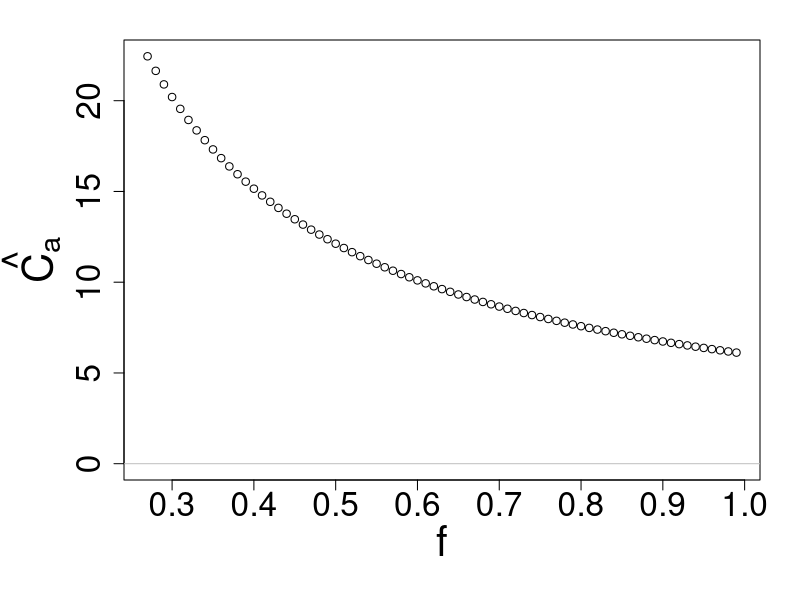
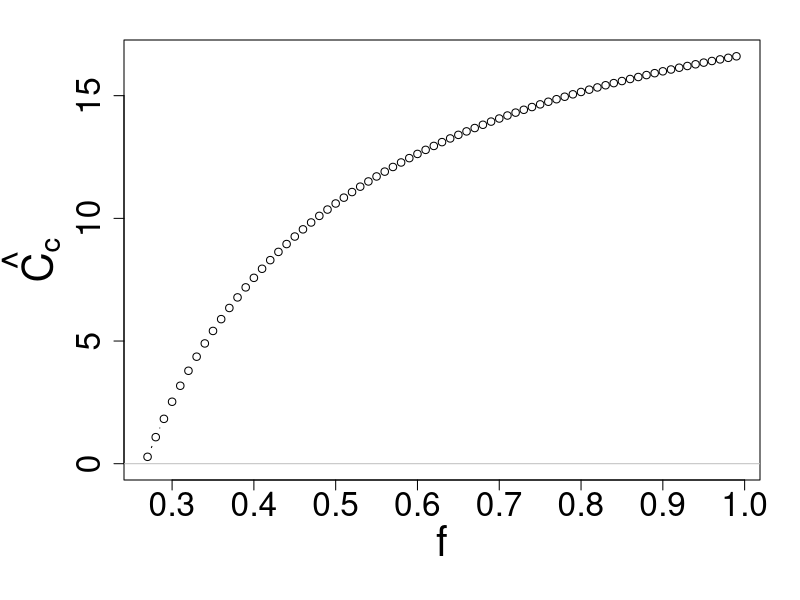
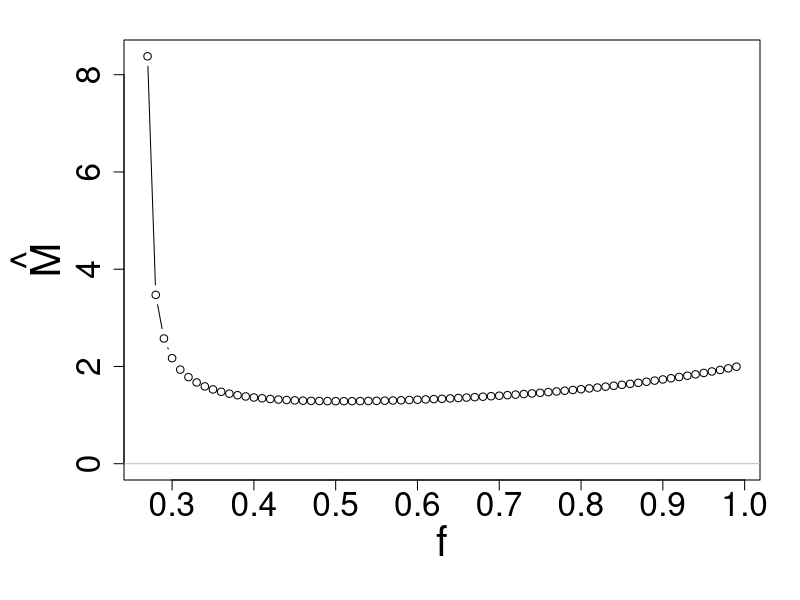
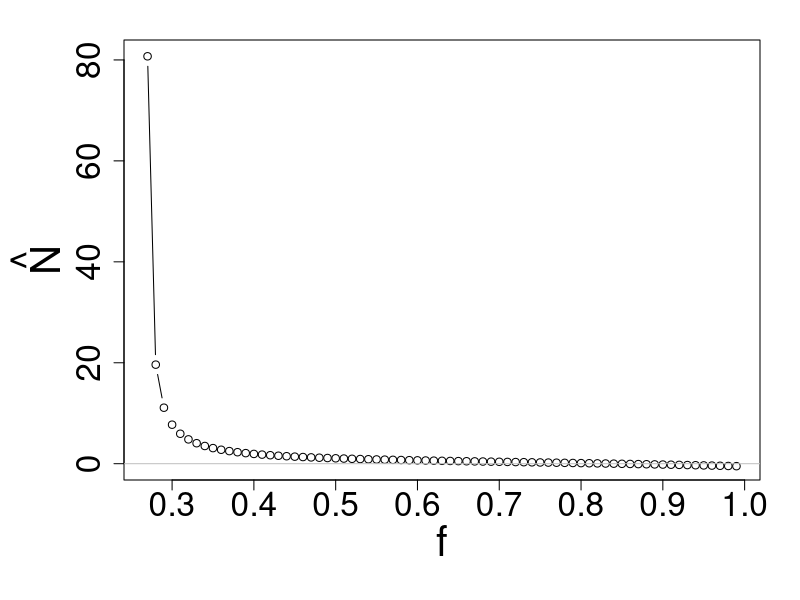
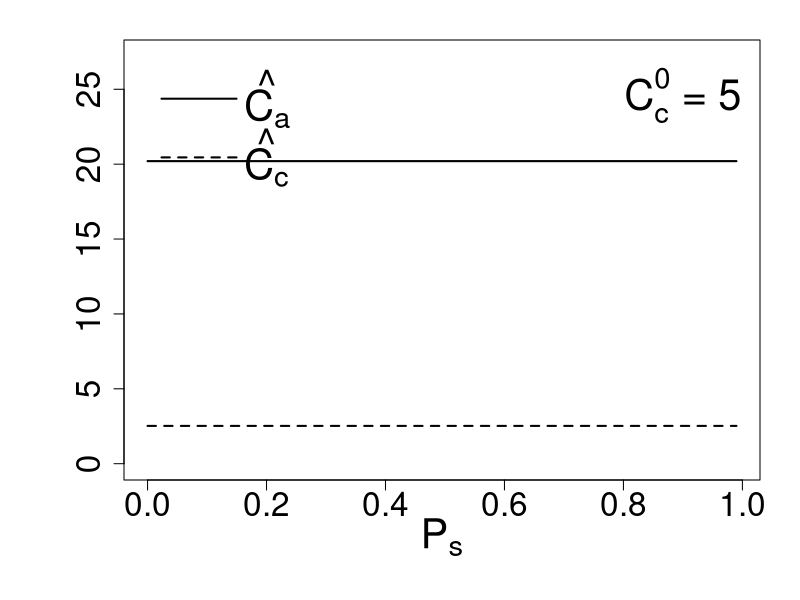
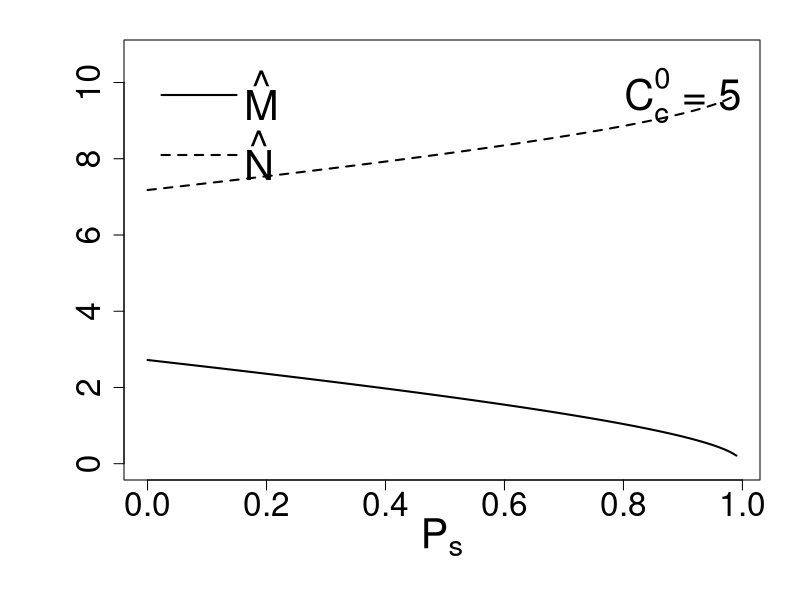

The R source for these figures, in order:
# This function returns the equlibrium value for mutualist and non-mutualist
CaCcMN_eqm<-function(km,kn,kc,d,bmax,s,f,phi,g,ps,u){
  
  beta1<- -(phi*f)/(g*(1-f))
  beta2<- (km/((bmax*(1-s))-d)) - (kn/((bmax-d)*((1-f))))
  beta<-beta1/(d*beta2)
  
  alp1<- (km*d*u*beta)/((bmax*(1-s))-d)
  alp1<-alp1 - (phi*u/g) -(f*(1-ps)*beta)
  
  alp2<- -((1-ps)*kc*beta*f)-((1-f)*(1-ps)*(beta^2))
  alp3<- -(kc*(1-f)*(1-ps)*(beta^2))
  Meq<- (-alp2 + sqrt((alp2^2)-(4*alp1*alp3)))/(2*alp1)
  Neq<- beta-Meq
  
 # if((is.finite(Meq)&(Meq<0))==T){
 #   Meq<-0
 #   Neq<- beta-Meq
 # }
  
  #if((is.finite(Neq)&(Neq<0))==T){
  #  Neq<-0
  #}
  
  
  Caeq<- ((Meq+(Neq*(1-f)))*(Meq+kc)*(1-ps))/(u*(Meq^2))
  Cceq<- phi/(g*(Meq+Neq))
  
  res<-list(Caeq=Caeq,Cceq=Cceq,Meq=Meq,Neq=Neq)
  
  return(res)
}
#---------------------------------------------------------------------------------------------
# Plot equilibrium values of Ca, Cc, M, N against fidelity (f)

# call the function 
km<- 10 # half saturation constant for mutualist 
kn<- 10 # half saturation constant for non-mutualist
kc<- 5 # half saturation constant for allocated carbon
d<- 0.5 # death rate of mutualist and non-mutualist
bmax<- 0.8 # maximum growth rate of symbionts
s<- 0.1 # cost of mutualism
#f<-0.3 # fidelity
phi <- 5 # constant resource value for construction carbon
g<- 0.2 # Rate at which construction carbon is allocated to both symbionts
ps <- 0.3 # P-availability in the soil
u<- 0.4 # Phosphorous uptake per unit of preferentially allocated carbon received by mutualists

#CaCcMN_eqm(km=km,kn=kn,kc=kc,d=d,bmax=bmax,s=s,f=f,phi=phi,g=g,ps=ps,u=u) # you can check the numerical M, N equilibria value with this analytical finding

mylist<-seq(from=0,to=1,by=0.01)
df<-matrix(NA,nrow=length(mylist),ncol=5)
colnames(df)<-c("f","Caeq","Cceq","Meq","Neq")
df<-as.data.frame(df)
for(i in seq_along(mylist)){
  f<-mylist[i]
  cat("i=",i,"\n")
  res<-CaCcMN_eqm(km=km,kn=kn,kc=kc,d=d,bmax=bmax,s=s,f=f,phi=phi,g=g,ps=ps,u=u)
  df$f[i]<-f
  df$Caeq[i]<-res$Caeq
  df$Cceq[i]<-res$Cceq
  df$Meq[i]<-res$Meq
  df$Neq[i]<-res$Neq
}

#df<-na.omit(df)
df<-df[which(df$Caeq>0),]
range(df$f)

#-----------------
pdf("./Results/pdf_fig/Ca_eqm_vs_f.pdf",width=8,height=8)
op<-par(mar=c(6,6.2,2,2))
plot(df$f,df$Caeq,type="b",xlab="f",ylab=expression(hat(C[a])),cex.lab=2.5,cex.axis=2,ylim=c(0,max(df$Caeq)))
abline(h=0,col="grey")
par(op)
dev.off()

pdf("./Results/pdf_fig/Cc_eqm_vs_f.pdf",width=8,height=8)
op<-par(mar=c(6,6.2,2,2))
plot(df$f,df$Cceq,type="b",xlab="f",ylab=expression(hat(C[c])),cex.lab=2.5,cex.axis=2,ylim=c(0,max(df$Cceq)))
abline(h=0,col="grey")
par(op)
dev.off()

pdf("./Results/pdf_fig/M_eqm_vs_f.pdf",width=8,height=8)
op<-par(mar=c(6,6.2,2,2))
plot(df$f,df$Meq,type="b",xlab="f",ylab=expression(hat(M)),cex.lab=2.5,cex.axis=2,ylim=c(0,max(df$Meq)))
abline(h=0,col="grey")
par(op)
dev.off()

pdf("./Results/pdf_fig/N_eqm_vs_f.pdf",width=8,height=8)
op<-par(mar=c(6,6.2,2,2))
plot(df$f,df$Neq,type="b",xlab="f",ylab=expression(hat(N)),cex.lab=2.5,cex.axis=2,ylim=c(0,max(df$Neq)))
abline(h=0,col="grey")
par(op)
dev.off()


#----------------------------------------------------------------------------------------------
# Plot equilibrium values of Ca, Cc, M, N against soil Phosphorous availability (ps)

# call the function 
km<- 10 # half saturation constant for mutualist 
kn<- 10 # half saturation constant for non-mutualist
kc<- 5 # half saturation constant for allocated carbon
d<- 0.5 # death rate of mutualist and non-mutualist
bmax<- 0.8 # maximum growth rate of symbionts
s<- 0.1 # cost of mutualism
f<-0.3 # fidelity
phi <- 5 # constant resource value for construction carbon
g<- 0.2 # Rate at which construction carbon is allocated to both symbionts
#ps <- 0.3 # P-availability in the soil
u<-0.4 # Phosphorous uptake per unit of preferentially allocated carbon received by mutualists

mylist<-seq(from=0,to=0.99,by=0.01)
df<-matrix(NA,nrow=length(mylist),ncol=5)
colnames(df)<-c("ps","Caeq","Cceq","Meq","Neq")
df<-as.data.frame(df)
for(i in seq_along(mylist)){
  ps<-mylist[i]
  res<-CaCcMN_eqm(km=km,kn=kn,kc=kc,d=d,bmax=bmax,s=s,f=f,phi=phi,g=g,ps=ps,u=u)
  df$ps[i]<-ps
  df$Caeq[i]<-res$Caeq
  df$Cceq[i]<-res$Cceq
  df$Meq[i]<-res$Meq
  df$Neq[i]<-res$Neq
}

pdf("./Results/pdf_fig/CaCc_eqm_vs_ps.pdf",width=8,height=8)
op<-par(mar=c(6,6.2,2,2))
ylm<-max(df$Caeq,df$Cceq,na.rm = T)
plot(df$ps,df$Caeq,type="l",xlab=expression(P[s]),ylab="",
     cex.lab=2.5,cex.axis=2,lwd=2,
     ylim=c(0,ylm+7))
lines(df$ps,df$Cceq,cex.lab=2.5,cex.axis=2,lty="dashed",lwd=2)
legend("topleft", c(expression(hat(C[a])),expression(hat(C[c]))), 
       cex = 2.5, lty = c(1, 2), lwd=c(2,2), xpd = TRUE, horiz = F, inset = c(0,0),y.intersp = 1,x.intersp = 0.2,
       bty = "n")

legend("topright", expression(paste("C"[c]^0, " = ", 5)),
        cex = 2.5, horiz = F, inset = c(0,0),
              bty = "n") 
par(op)
dev.off()

pdf("./Results/pdf_fig/MN_eqm_vs_ps.pdf",width=8,height=8)
op<-par(mar=c(6,6.2,2,2))
ylm<-max(df$Meq,df$Neq,na.rm = T)
plot(df$ps,df$Meq,type="l",xlab=expression(P[s]),ylab="",
     cex.lab=2.5,cex.axis=2,lwd=2,
     ylim=c(0,ylm+1))
lines(df$ps,df$Neq,cex.lab=2.5,cex.axis=2,lty="dashed",lwd=2)
legend("topleft", c(expression(hat(M)),expression(hat(N))), 
       cex = 2.5, lty = c(1, 2), lwd=c(2,2), xpd = TRUE, horiz = F, inset = c(0,0),y.intersp = 1.2,x.intersp = 0.2,
       bty = "n")

legend("topright", expression(paste("C"[c]^0, " = ", 5)),
       cex = 2.5, horiz = F, inset = c(0,0),
       bty = "n") 
par(op)
dev.off()
